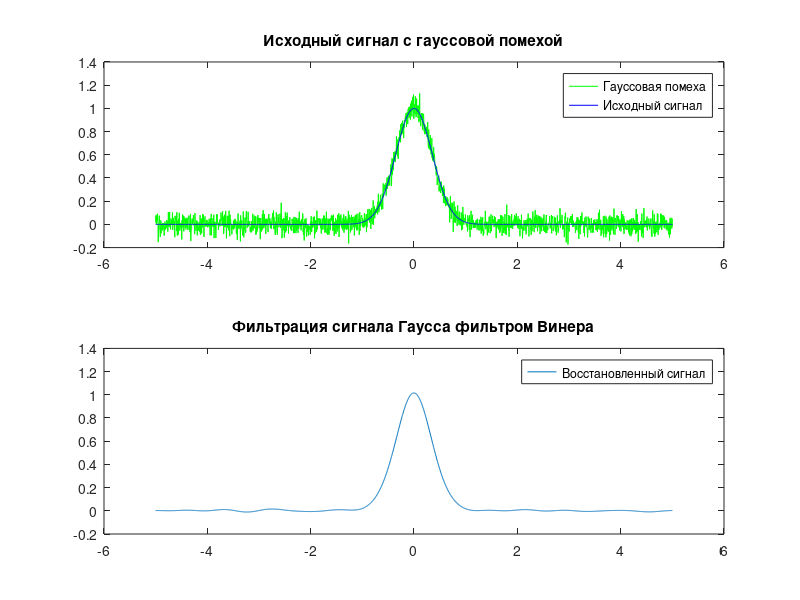
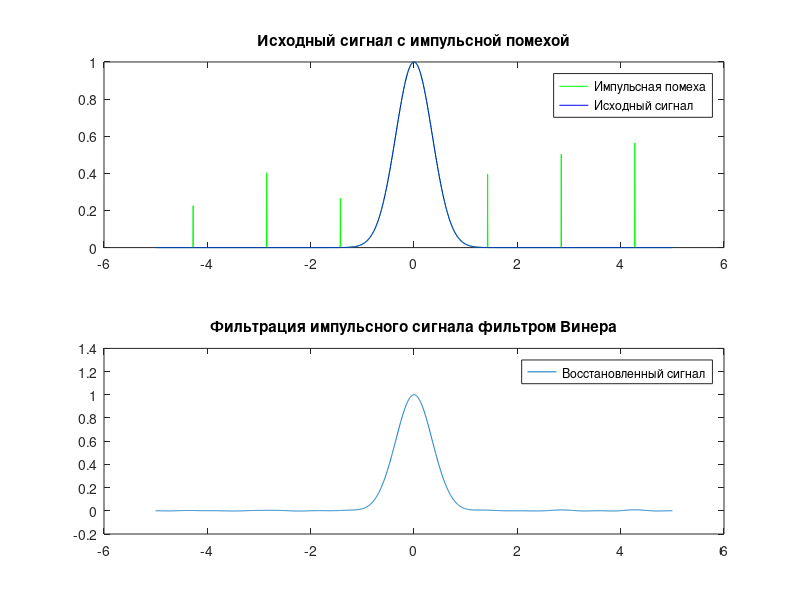

Write the MATLAB code that produced these figures, in order.
function lab_06
    % Input parameters
    A = 1.0;
    sigma = 0.5;

    % Borders of calculation
    mult = 5;
    step = 0.005;
    t = -mult:step:mult;

    % Pulse generation
    x0 = gauspls(t, A, sigma);

    % Gaussian noise generation
    NA = 0;
    NS = 0.05;
    n1 = normrnd(NA, NS, [1 length(x0)]);
    x1 = x0 + n1;

    % Impulsive noise generation
    count = 7;
    M = 0.4;
    n2 = impnoise(length(x0), count, M);
    x2 = x0 + n2;

    % Gee, Matlab, how come your compiler lets you use TWO wieners?
    y1 = wiener(fft(x1), fft(n1));
    y2 = wiener(fft(x2), fft(n2));

    %
    % PLOTTING
    %

    figure(1)
    subplot(2,1,1);
    plot(t, x1, 'g', t, x0, 'b');
    title('Исходный сигнал с гауссовой помехой');
    legend('Гауссовая помеха','Исходный сигнал');

    subplot(2,1,2);
    plot(t, ifft(fft(x1).*y1))

    title('Фильтрация сигнала Гаусса фильтром Винера');
    legend('Восстановленный сигнал');

    figure(2)
    subplot(2,1,1);
    plot(t, x2, 'g', t, x0, 'b');
    title('Исходный сигнал с импульсной помехой');
    legend('Импульсная помеха','Исходный сигнал');

    subplot(2,1,2);
    plot(t, ifft(fft(x2).*y2))
    title('Фильтрация импульсного сигнала фильтром Винера');
    legend('Восстановленный сигнал');
end

% Gaussian pulse generation
function y = gauspls(x,A,s)
	y = A * exp(-(x / s).^2);
end

% Impulsive noise generation
function y = impnoise(size, N, mult)
    step = floor(size / N);
    y = zeros(1, size);
    for i = 1:floor(N / 2)
        y(round(size / 2) + i * step) = mult * (0.5 + rand);
        y(round(size / 2) - i * step) = mult * (0.5 + rand);
    end
end

% Wiener filter
function y = wiener(x,n)
    y = 1 - (n./x).^2;
end